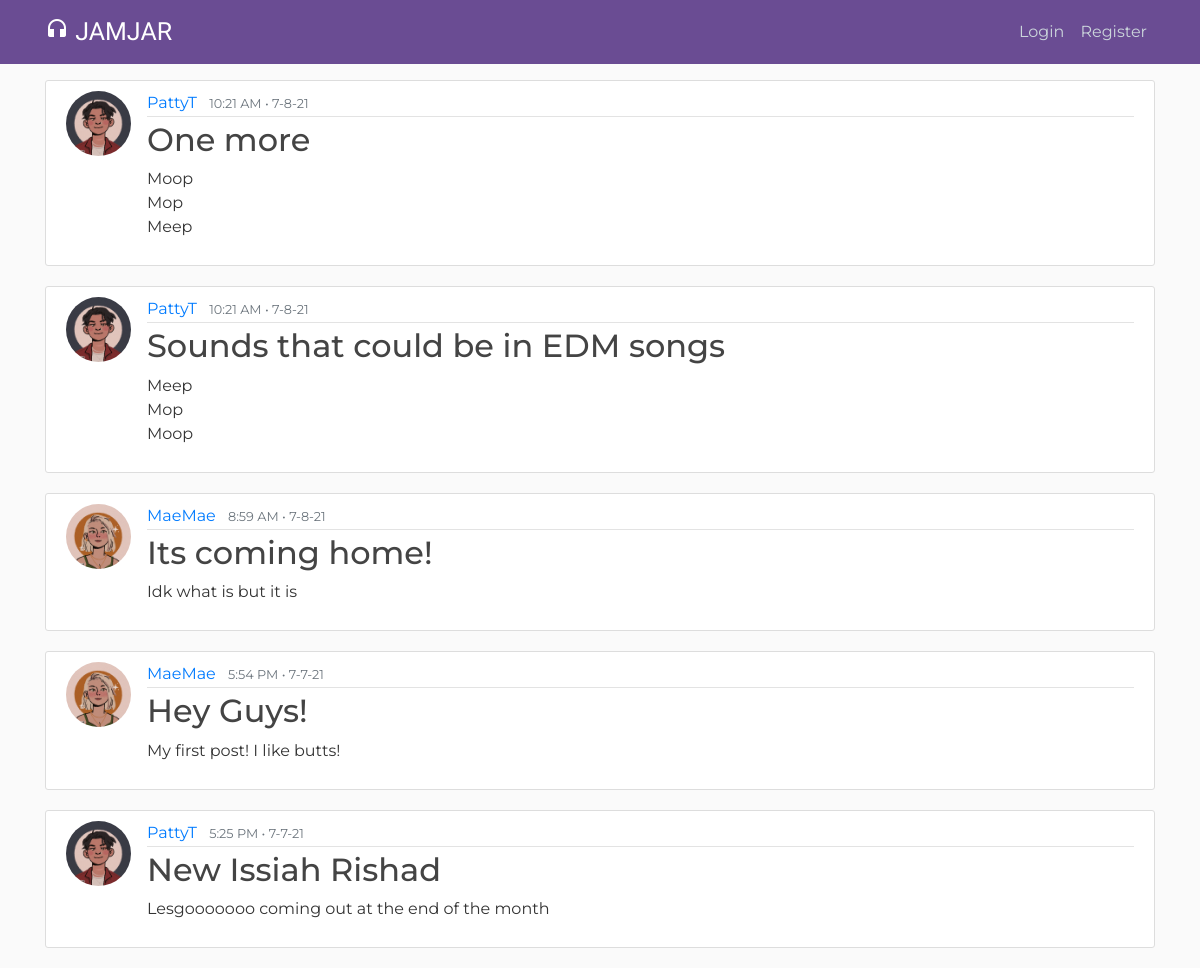
The page / on the database its author committed.
### blog/models.py (models this page shows, shortened)
class Post(models.Model):
    title = models.CharField(max_length = 100)
    content = models.TextField()
    date_posted = models.DateTimeField(default=timezone.now)
    author = models.ForeignKey(User, on_delete = models.CASCADE)
    likes = models.IntegerField(default=0)

### users/models.py (models this page shows, shortened)
class Profile(models.Model):
    user = models.OneToOneField(User, on_delete=models.CASCADE)
    image = models.ImageField(default='default.jpg', upload_to='profile_pics')
    location = models.CharField(max_length=50, null=True, blank=True)
    bio = models.TextField(max_length=150, null=True, blank=True)

### blog/views.py (the view)
# urls.py: path('', PostListView.as_view(), name = 'blog-home'),
class PostListView(ListView):
    model = Post
    template_name = 'blog/home.html'
    context_object_name = 'posts'
    ordering = ['-date_posted']
    paginate_by = 5

### blog/templates/blog/home.html
{% extends "blog/base.html" %}
{% block content %}
    {% for post in posts %}
        <article class="media content-section">
            <img class = "rounded-circle article-img" src = "{{ post.author.profile.image.url }}">
            <div class="media-body">
                <div class="article-metadata">
                    <a class="mr-2" href="#">{{ post.author }}</a>
                    <small class="text-muted">{{ post.date_posted|date:"g:i A • n-j-y" }}</small>
                </div>
                <h2><a class="article-title" href="{% url 'post-detail' post.id %}">{{ post.title }}</a></h2>
                <p class="article-content">{{ post.content }}</p>
            </div>
        </article>
    {% endfor %}
{% endblock content %}

### blog/static/blog/main.css (style rules this page uses)
body { background: #fafafa; color: #333333; margin-top: 5rem; font-family: 'Montserrat', sans-serif }
h1, h2, h3, h4, h5, h6 { color: #444444; }
.content-section { background: #ffffff; padding: 10px 20px; border: 1px solid #dddddd; border-radius: 3px; margin-bottom: 20px; }
.article-title { color: #444444; }
.article-content { white-space: pre-line; }
.article-img { height: 65px; width: 65px; margin-right: 16px; }
.article-metadata { padding-bottom: 1px; margin-bottom: 4px; border-bottom: 1px solid #e3e3e3 }

### rows shown on the page
Post: author.profile.image (picture), author "PattyT", date_posted "10:21 AM • 7-8-21", title "One more", content "Moop Mop Meep"
Post: author.profile.image (picture), author "PattyT", date_posted "10:21 AM • 7-8-21", title "Sounds that could be in EDM songs", content "Meep Mop Moop"
Post: author.profile.image (picture), author "MaeMae", date_posted "8:59 AM • 7-8-21", title "Its coming home!", content "Idk what is but it is"
Post: author.profile.image (picture), author "MaeMae", date_posted "5:54 PM • 7-7-21", title "Hey Guys!", content "My first post! I like butts!"
Post: author.profile.image (picture), author "PattyT", date_posted "5:25 PM • 7-7-21", title "New Issiah Rishad", content "Lesgooooooo coming out at the end of the month"
